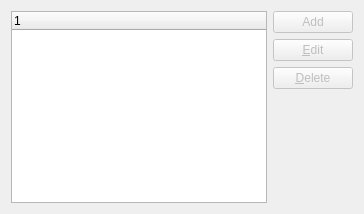
       <widget class="QWidget" name="_tabMiscDist">
        <attribute name="title">
         <string>Misc. Distributions</string>
        </attribute>
        <layout class="QGridLayout">
         <item row="0" column="0">
          <widget class="XTreeWidget" name="_cashrcptmisc">
           <property name="sizePolicy">
            <sizepolicy hsizetype="Expanding" vsizetype="Preferred">
             <horstretch>0</horstretch>
             <verstretch>0</verstretch>
            </sizepolicy>
           </property>
           <property name="minimumSize">
            <size>
             <width>0</width>
             <height>0</height>
            </size>
           </property>
          </widget>
         </item>
         <item row="0" column="1">
          <layout class="QVBoxLayout">
           <item>
            <widget class="QPushButton" name="_add">
             <property name="enabled">
              <bool>false</bool>
             </property>
             <property name="text">
              <string>Add</string>
             </property>
            </widget>
           </item>
           <item>
            <widget class="QPushButton" name="_edit">
             <property name="enabled">
              <bool>false</bool>
             </property>
             <property name="text">
              <string>&amp;Edit</string>
             </property>
            </widget>
           </item>
           <item>
            <widget class="QPushButton" name="_delete">
             <property name="enabled">
              <bool>false</bool>
             </property>
             <property name="text">
              <string>&amp;Delete</string>
             </property>
            </widget>
           </item>
           <item>
            <spacer>
             <property name="orientation">
              <enum>Qt::Vertical</enum>
             </property>
             <property name="sizeHint" stdset="0">
              <size>
               <width>20</width>
               <height>40</height>
              </size>
             </property>
            </spacer>
           </item>
          </layout>
         </item>
        </layout>
       </widget>
